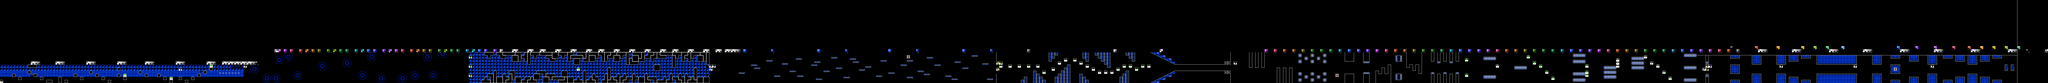

Tiled map render using the project's own tile images. Description and the map definition, with tile-layer contents summarised, below:
An orthogonal 664x27 tile map with 16x16 px tiles, 2 tile layers (SP, ...), 2 tilesets.

<map version="1.10" tiledversion="1.11.2" orientation="orthogonal" renderorder="right-down" width="664" height="27" tilewidth="16" tileheight="16" infinite="0" nextlayerid="5" nextobjectid="1">
 <editorsettings>
  <chunksize width="16" height="27" />
  <export target="export.csv" format="csv" />
 </editorsettings>
 <tileset firstgid="1" name="famidash" tilewidth="16" tileheight="16" tilecount="256" columns="16">
  <image source="../../../GRAPHICS/famidash.bmp" width="256" height="256" />
 </tileset>
 <tileset firstgid="257" name="sprites" tilewidth="16" tileheight="16" tilecount="256" columns="16">
  <image source="../../../GRAPHICS/sprites.png" width="256" height="256" />
 </tileset>
 <layer id="1" width="664" height="27">
  <data>[17928 cells, 14797 non-empty, 67 distinct tile ids]</data>
 </layer>
 <layer id="2" name="SP" width="664" height="27">
  <data>[17928 cells, 282 non-empty, 55 distinct tile ids]</data>
 </layer>
</map>
